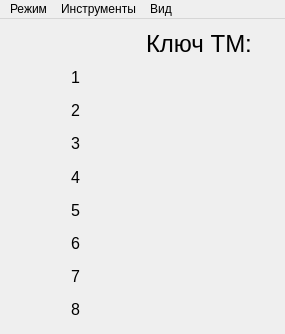
<?xml version="1.0" encoding="UTF-8"?>
<ui version="4.0">
 <class>MainWindow</class>
 <widget class="QMainWindow" name="MainWindow">
  <property name="geometry">
   <rect>
    <x>0</x>
    <y>0</y>
    <width>285</width>
    <height>334</height>
   </rect>
  </property>
  <property name="windowTitle">
   <string>MainWindow</string>
  </property>
  <widget class="QWidget" name="centralWidget">
   <layout class="QVBoxLayout" name="verticalLayout">
    <item>
     <layout class="QGridLayout" name="gridLayout">
      <item row="8" column="0">
       <widget class="QLabel" name="label_8">
        <property name="font">
         <font>
          <pointsize>12</pointsize>
         </font>
        </property>
        <property name="text">
         <string>8</string>
        </property>
        <property name="alignment">
         <set>Qt::AlignCenter</set>
        </property>
       </widget>
      </item>
      <item row="0" column="1">
       <widget class="QLabel" name="label_head">
        <property name="font">
         <font>
          <pointsize>18</pointsize>
         </font>
        </property>
        <property name="text">
         <string>Ключ ТМ:</string>
        </property>
       </widget>
      </item>
      <item row="3" column="0">
       <widget class="QLabel" name="label_3">
        <property name="font">
         <font>
          <pointsize>12</pointsize>
         </font>
        </property>
        <property name="text">
         <string>3</string>
        </property>
        <property name="alignment">
         <set>Qt::AlignCenter</set>
        </property>
       </widget>
      </item>
      <item row="7" column="0">
       <widget class="QLabel" name="label_7">
        <property name="font">
         <font>
          <pointsize>12</pointsize>
         </font>
        </property>
        <property name="text">
         <string>7</string>
        </property>
        <property name="alignment">
         <set>Qt::AlignCenter</set>
        </property>
       </widget>
      </item>
      <item row="2" column="0">
       <widget class="QLabel" name="label_2">
        <property name="font">
         <font>
          <pointsize>12</pointsize>
         </font>
        </property>
        <property name="text">
         <string>2</string>
        </property>
        <property name="alignment">
         <set>Qt::AlignCenter</set>
        </property>
       </widget>
      </item>
      <item row="5" column="0">
       <widget class="QLabel" name="label_5">
        <property name="font">
         <font>
          <pointsize>12</pointsize>
         </font>
        </property>
        <property name="text">
         <string>5</string>
        </property>
        <property name="alignment">
         <set>Qt::AlignCenter</set>
        </property>
       </widget>
      </item>
      <item row="6" column="0">
       <widget class="QLabel" name="label_6">
        <property name="font">
         <font>
          <pointsize>12</pointsize>
         </font>
        </property>
        <property name="text">
         <string>6</string>
        </property>
        <property name="alignment">
         <set>Qt::AlignCenter</set>
        </property>
       </widget>
      </item>
      <item row="1" column="0">
       <widget class="QLabel" name="label_1">
        <property name="font">
         <font>
          <pointsize>12</pointsize>
         </font>
        </property>
        <property name="text">
         <string>1</string>
        </property>
        <property name="alignment">
         <set>Qt::AlignCenter</set>
        </property>
       </widget>
      </item>
      <item row="4" column="0">
       <widget class="QLabel" name="label_4">
        <property name="font">
         <font>
          <pointsize>12</pointsize>
         </font>
        </property>
        <property name="text">
         <string>4</string>
        </property>
        <property name="alignment">
         <set>Qt::AlignCenter</set>
        </property>
       </widget>
      </item>
     </layout>
    </item>
   </layout>
  </widget>
  <widget class="QMenuBar" name="menuBar">
   <property name="geometry">
    <rect>
     <x>0</x>
     <y>0</y>
     <width>285</width>
     <height>21</height>
    </rect>
   </property>
   <widget class="QMenu" name="menu">
    <property name="title">
     <string>Режим</string>
    </property>
    <addaction name="combat"/>
    <addaction name="training"/>
    <addaction name="combat_gen"/>
    <addaction name="training_gen"/>
   </widget>
   <widget class="QMenu" name="menu_2">
    <property name="title">
     <string>Инструменты</string>
    </property>
    <addaction name="past_key"/>
    <addaction name="copy_key"/>
    <addaction name="clear_key"/>
   </widget>
   <widget class="QMenu" name="menu_3">
    <property name="title">
     <string>Вид</string>
    </property>
    <addaction name="dark_theme"/>
    <addaction name="light_theme"/>
   </widget>
   <addaction name="menu"/>
   <addaction name="menu_2"/>
   <addaction name="menu_3"/>
  </widget>
  <action name="combat">
   <property name="text">
    <string>Боевой</string>
   </property>
   <property name="toolTip">
    <string>Ввод ключа, вывод КС.</string>
   </property>
  </action>
  <action name="training">
   <property name="text">
    <string>Тренировочный</string>
   </property>
   <property name="toolTip">
    <string>Ввод ключа, ввод КС, проверка КС.</string>
   </property>
  </action>
  <action name="combat_gen">
   <property name="text">
    <string>Боевой генерация</string>
   </property>
   <property name="toolTip">
    <string>Генерация ключа, вывод КС.</string>
   </property>
  </action>
  <action name="training_gen">
   <property name="text">
    <string>Тренировочный ген...</string>
   </property>
   <property name="toolTip">
    <string>Генерация ключа, ввод КС, проверка КС.</string>
   </property>
  </action>
  <action name="past_key">
   <property name="text">
    <string>Вставить ключ</string>
   </property>
   <property name="toolTip">
    <string>Вставить заранее скопированый  ключ.</string>
   </property>
  </action>
  <action name="clear_key">
   <property name="text">
    <string>Отчистить ключ</string>
   </property>
   <property name="toolTip">
    <string>Отчистить поле ввода ключа и КС.</string>
   </property>
  </action>
  <action name="copy_key">
   <property name="text">
    <string>Копировать ключ</string>
   </property>
   <property name="toolTip">
    <string>Копировать ключ в буфер обмена</string>
   </property>
  </action>
  <action name="dark_theme">
   <property name="text">
    <string>Темная</string>
   </property>
   <property name="toolTip">
    <string>Сменить тему на темную.</string>
   </property>
  </action>
  <action name="light_theme">
   <property name="text">
    <string>Светлая</string>
   </property>
   <property name="toolTip">
    <string>Сменить тему на светлую.</string>
   </property>
  </action>
 </widget>
 <layoutdefault spacing="6" margin="11"/>
 <resources/>
 <connections/>
</ui>
